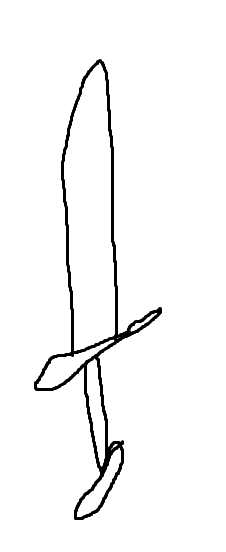
#> input picture script_vault/image_dir/sword.png, 226 x 552 px
$ python image_transposer.py
#> lines starting #> are read from the running program, lines starting #| are printed output that depends on the picture
from PIL import Image
import os

script_path = os.path.dirname(os.path.abspath(__file__))

# Define directory and image filename
directory = os.path.join(script_path,"image_dir")  # Change to the actual directory path
filename = "sword.png"  # Adjust to the correct filename

# Construct full path to the image
image_path = os.path.join(directory, filename)

# Check if the image exists
if os.path.exists(image_path):
    # Open the image
    image = Image.open(image_path)
#> image is the input picture: PIL image 226x552 RGB; min 0, max 255, mean 246.4

    # Rotate the image by 90 degrees (transposing)
    rotated_image = image.transpose(Image.ROTATE_90)
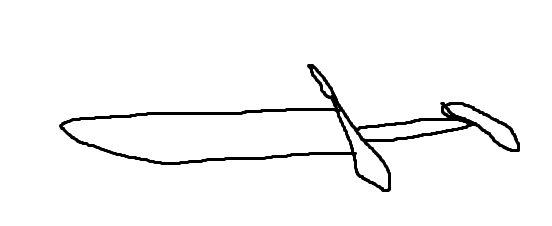
#> rotated_image: PIL image 552x226 RGB; min 0, max 255, mean 246.4

    # Save the rotated image
    rotated_image_path = os.path.join(directory, "rotated_" + filename)
    rotated_image.save(rotated_image_path)

    print(f"Rotated image saved as: {rotated_image_path}")
else:
    print("Image not found. Please check the path.")
